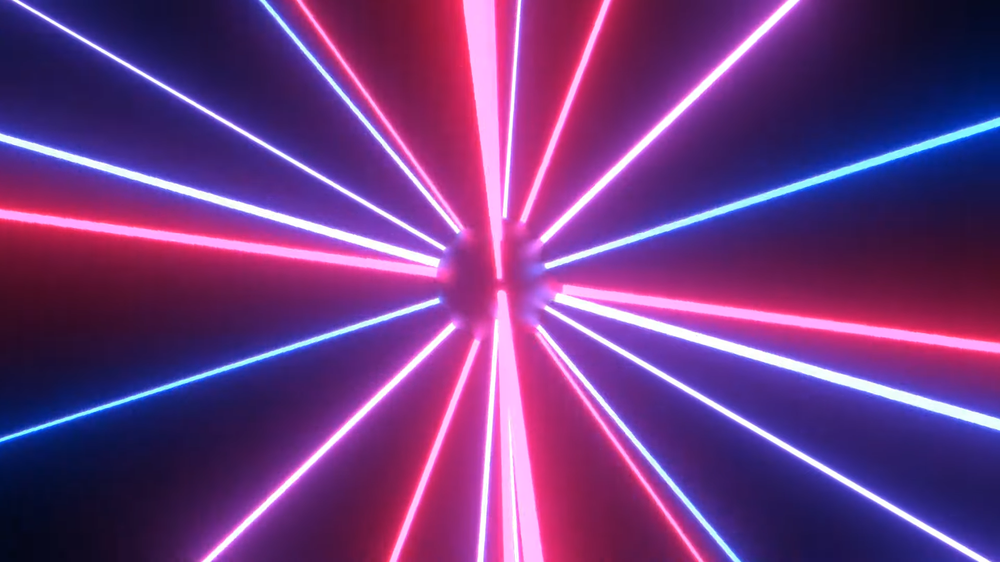
#> input picture fourth_practice/image.png, 1000 x 562 px, shrunk from 1920 x 1080 before the run, found by its file name
$ python some.py
#> lines starting #> are read from the running program, lines starting #| are printed output that depends on the picture; after the words box and inside, x2 and y2 are one past the last pixel; in counts of white or black regions, pixels touching at a corner belong together; long printed decimals are rounded
import numpy as np
import matplotlib.pyplot as plt
import cv2
import os

def calculate_rv(intensity_matrix, intensity_threshold):
    thresholded_segment = intensity_matrix < intensity_threshold
    first_belonging_matrix = np.where(thresholded_segment, 1, 0)
    second_belonging_matrix = np.where(thresholded_segment, 0, 1)

    # Calcular la media de las intensidades para cada matriz de pertenencia
    sum_first_belonging = np.sum(first_belonging_matrix)
    sum_second_belonging = np.sum(second_belonging_matrix)

    if sum_first_belonging == 0 or sum_second_belonging == 0:
        return float('inf')  # Evitar división por cero

    mean_first_belonging = np.sum(intensity_matrix * first_belonging_matrix) / sum_first_belonging
    mean_second_belonging = np.sum(intensity_matrix * second_belonging_matrix) / sum_second_belonging

    # Calcular la varianza de las intensidades para cada matriz de pertenencia
    variance_first_belonging = np.sum(((intensity_matrix - mean_first_belonging) ** 2) * first_belonging_matrix) / sum_first_belonging
    variance_second_belonging = np.sum(((intensity_matrix - mean_second_belonging) ** 2) * second_belonging_matrix) / sum_second_belonging

    # Varianza de la distribución de intensidad
    total_elements = intensity_matrix.size
    variance_binarized = (sum_first_belonging / total_elements) * variance_first_belonging + (sum_second_belonging / total_elements) * variance_second_belonging

    # Calcular la media de las intensidades de la imagen
    image_intensity_mean = np.sum(intensity_matrix) / intensity_matrix.size

    # Calcular la varianza de las intensidades de la imagen
    intensity_variance = np.sum((intensity_matrix - image_intensity_mean) ** 2) / intensity_matrix.size

    # Relación de varianzas
    rv = variance_binarized / intensity_variance
    return rv


base_practice_folder = 'fourth_practice/'
csv_output_folder = f'{base_practice_folder}/csv_output'
histogram_output_folder = f'{base_practice_folder}/histograms'

image = cv2.imread(f'{base_practice_folder}/image.png')
#> image is the input picture: shape (562, 1000, 3); mean B, G, R 127, 56.8, 110.4
segment_height = 40
segment_width = 62

start_row, start_col = 100, 150

end_row = start_row + segment_height
end_col = start_col + segment_width

intensity_matrix = cv2.cvtColor(image[start_row:end_row, start_col:end_col], cv2.COLOR_BGR2GRAY)
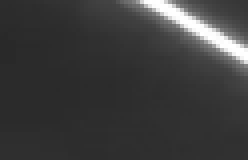
#> intensity_matrix: shape (40, 62) (shown 4 times larger); min 41, max 255, mean 60.7

# # Suponiendo que intensity_matrix es tu matriz de intensidades
# intensity_matrix = np.array([[41, 41, 42, 134, 128, 117],
#                              [41, 41, 41, 189, 160, 135],
#                              [41, 42, 41, 242, 206, 181],
#                              [35, 35, 35, 45, 45, 45],
#                              [35, 35, 35, 45, 45, 45],
#                              [35, 35, 35, 43, 44, 45]])


# Guardar el histograma de desviaciones
plt.ylabel('Frecuencia')
plt.savefig(f'{histogram_output_folder}/segment_deviations.png')

def save_channel_to_csv(channel, filename, fmt='%.8f'):
    filepath = os.path.join(csv_output_folder, filename)
    np.savetxt(filepath, channel, delimiter=',', fmt=fmt)

save_channel_to_csv(intensity_matrix, 'original_segment.csv', fmt='%d')

# Búsqueda de fuerza bruta para encontrar el umbral óptimo
best_threshold = None
min_rv = float('inf')

for threshold in range(0, 256):
    rv = calculate_rv(intensity_matrix, threshold)
    if rv < min_rv:
        min_rv = rv
        best_threshold = threshold
#> this loop made 256 passes
#> (sum_first_belonging in calculate_rv, sum_second_belonging in calculate_rv, mean_first_belonging in calculate_rv, mean_second_belonging in calculate_rv, variance_first_belonging in calculate_rv, variance_second_belonging in calculate_rv, variance_binarized in calculate_rv, rv) on passes 43 to 54: (27, 2453, 41, 60.92, 0, 1682.1, 1663.8, 0.997), (37, 2443, 41.27, 61, 0.197, 1687.5, 1662.3, 0.997), (371, 2109, 42.83, 63.85, 0.288, 1895.3, 1611.8, 0.966), (578, 1902, 43.25, 66.01, 0.501, 2054, 1575.4, 0.944), (826, 1654, 43.77, 69.16, 0.996, 2285.9, 1524.9, 0.914), (1059, 1421, 44.26, 72.96, 1.63, 2558.3, 1466.6, 0.879), (1278, 1202, 44.73, 77.69, 2.41, 2879.2, 1396.7, 0.837), (1456, 1024, 45.13, 82.85, 3.26, 3199.9, 1323.2, 0.793), (1609, 871, 45.5, 88.8, 4.24, 3525.3, 1240.9, 0.744), (1670, 810, 45.66, 91.72, 4.8, 3668.9, 1201.6, 0.72), (1719, 761, 45.82, 94.34, 5.45, 3791.5, 1167.2, 0.7), (1778, 702, 46.02, 97.9, 6.5, 3946.9, 1121.9, 0.673)
#> (rv, min_rv) on passes 61 to 66: (0.544, 0.544), (0.531, 0.531), (0.513, 0.513), (0.494, 0.494), (0.47, 0.47), (0.449, 0.449)
#> after the loop, best_threshold = 137; min_rv = 0.166

print(f"Umbral óptimo: {best_threshold}")
#| Umbral óptimo: 137
print(f"Relación de varianzas mínima: {min_rv}")
#| Relación de varianzas mínima: 0.1656

# Visualizar los segmentos con el umbral óptimo
thresholded_segment = intensity_matrix < best_threshold
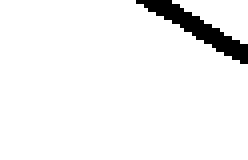
#> thresholded_segment: shape (40, 62) bool (shown 4 times larger); 95% white; 1 black region, box (x1, y1, x2, y2) and area: (34, 0, 62, 16) 125
first_belonging_matrix = np.where(thresholded_segment, 1, 0)
second_belonging_matrix = np.where(thresholded_segment, 0, 1)
#> second_belonging_matrix: shape (40, 62) int64; values 0 (black) and 1 (white), 5% white; 1 white region, box (x1, y1, x2, y2) and area: (34, 0, 62, 16) 125

plt.subplot(1, 2, 1)
plt.title("First Belonging Matrix")
plt.imshow(first_belonging_matrix, cmap='gray')

plt.subplot(1, 2, 2)
plt.title("Second Belonging Matrix")
plt.imshow(second_belonging_matrix, cmap='gray')

plt.savefig(f'{histogram_output_folder}/segmentation_result.png')  # Guardar la figura en lugar de mostrarla
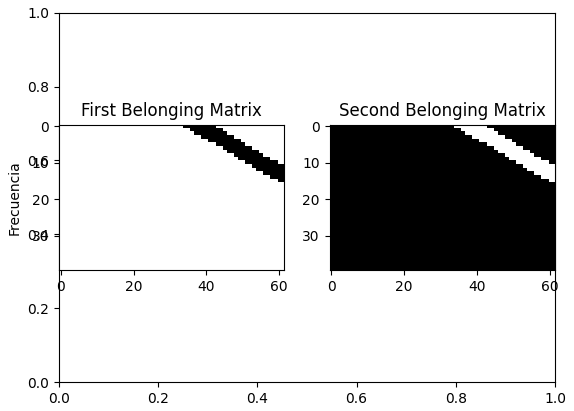
#> figure drawn by matplotlib, 2 panels

# Convertir intensity_matrix a uint8 para OpenCV
intensity_matrix_uint8 = intensity_matrix.astype(np.uint8)

# Mostrar la imagen original
cv2.imshow('Original Image', intensity_matrix_uint8)
cv2.waitKey(0)
cv2.destroyAllWindows()
